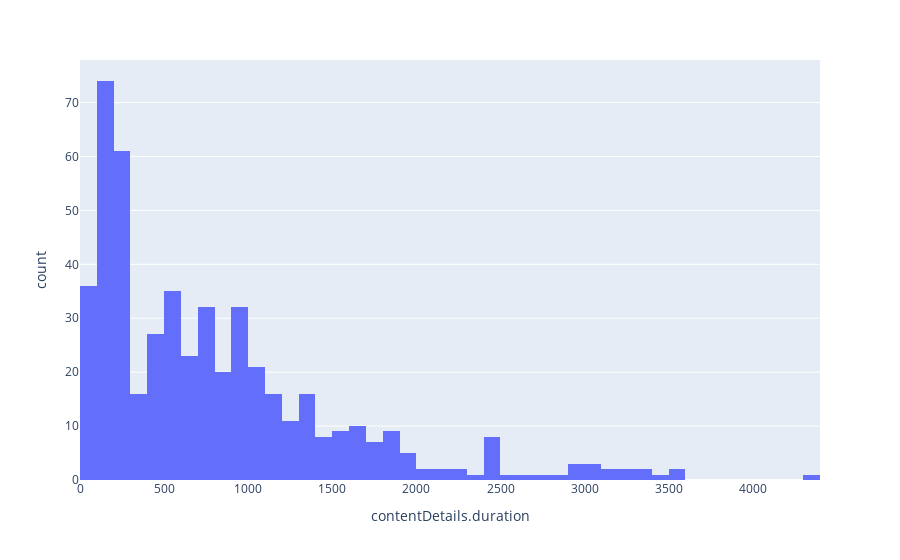

The notebook cell saved with this chart:
### Code cell
px.histogram(
    mini_df,
    x = mini_df.yt.get_alias("duration"),
    nbins = 50,
)

### Figure 1 — Plotly figure (JSON) as saved in the notebook; plotly's stock layout.template omitted (floating-point values rounded to 4 significant figures; data arrays with more than 128 entries replaced by an {"elided": "..."} marker saying what was removed)
{"data": [{"alignmentgroup": "True", "bingroup": "x", "hovertemplate": "contentDetails.duration=%{x}<br>count=%{y}<extra></extra>", "legendgroup": "", "marker": {"color": "#636efa", "pattern": {"shape": ""}}, "name": "", "nbinsx": 50, "offsetgroup": "", "orientation": "v", "showlegend": false, "type": "histogram", "x": {"elided": "503 int values"}, "xaxis": "x", "yaxis": "y"}], "layout": {"barmode": "relative", "legend": {"tracegroupgap": 0}, "margin": {"t": 60}, "xaxis": {"anchor": "y", "domain": [0, 1], "title": {"text": "contentDetails.duration"}}, "yaxis": {"anchor": "x", "domain": [0, 1], "title": {"text": "count"}}}}
